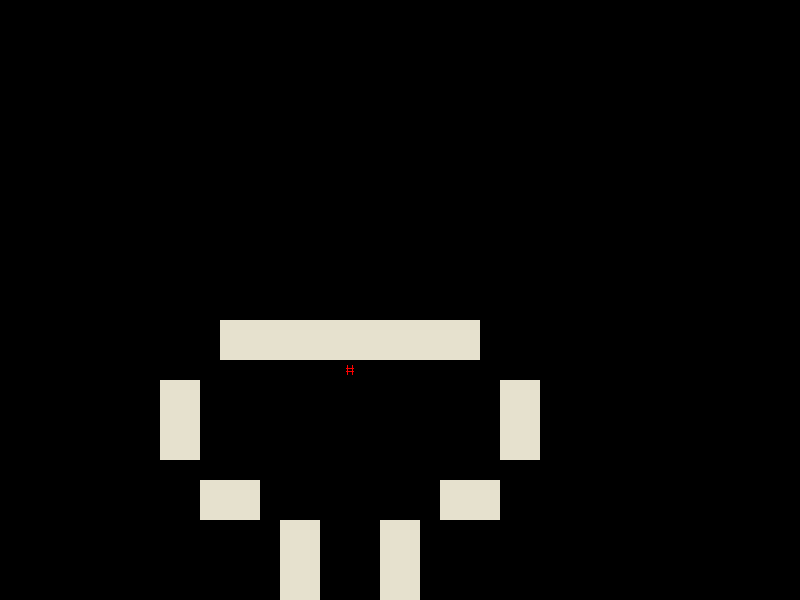

A 2D game scene composited from a Tiled map and its tileset images. What follows is a short description and the map's XML, with each tile layer's data collapsed to a summary:
An orthogonal 40x30 tile map with 20x20 px tiles, 2 tile layers (Main, Designer).

<map version="1.0" orientation="orthogonal" width="40" height="30" tilewidth="20" tileheight="20">
 <tileset firstgid="1" name="Tileset" tilewidth="20" tileheight="20">
  <image source="../img/Tileset.png" width="180" height="20" />
  <tile id="0">
   <properties>
    <property name="solid" value="1" />
   </properties>
  </tile>
  <tile id="1">
   <properties>
    <property name="hbumper" value="1" />
   </properties>
  </tile>
  <tile id="2">
   <properties>
    <property name="vbumper" value="1" />
   </properties>
  </tile>
  <tile id="3">
   <properties>
    <property name="crate" value="1" />
   </properties>
  </tile>
  <tile id="4">
   <properties>
    <property name="pickup" value="1" />
    <property name="red" value="1" />
   </properties>
  </tile>
  <tile id="5">
   <properties>
    <property name="blue" value="1" />
    <property name="pickup" value="1" />
   </properties>
  </tile>
  <tile id="6">
   <properties>
    <property name="pickup" value="1" />
    <property name="yellow" value="1" />
   </properties>
  </tile>
  <tile id="7">
   <properties>
    <property name="player" value="1" />
   </properties>
  </tile>
  <tile id="8">
   <properties>
    <property name="zombie" value="1" />
   </properties>
  </tile>
 </tileset>
 <layer name="Main" width="40" height="30">
  <data>[1200 cells, 70 non-empty, 1 distinct tile ids]</data>
 </layer>
 <layer name="Designer" width="40" height="30">
  <data>[1200 cells, 2 non-empty, 2 distinct tile ids]</data>
 </layer>
</map>
